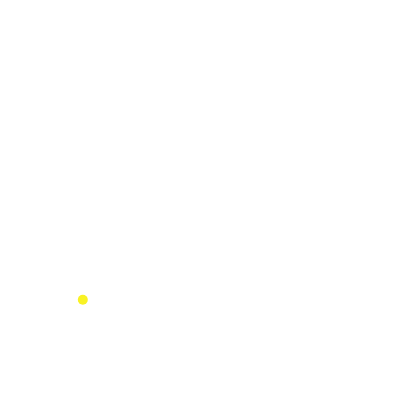
Frame 1 (no input)
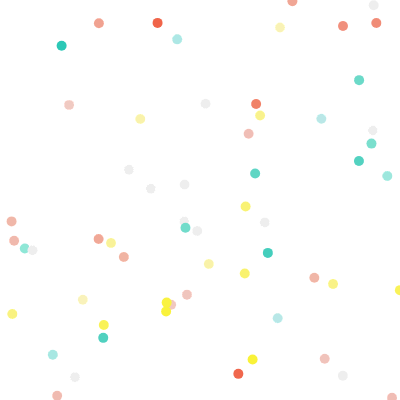
Frame 60 (no input)
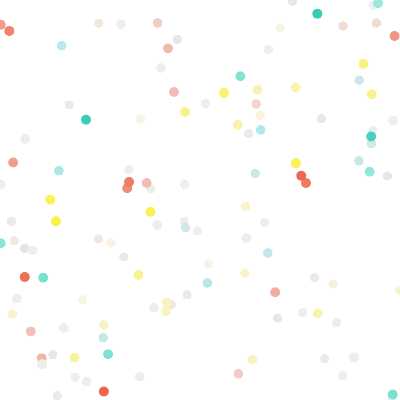
Frame 120 (the mouse pressed at the canvas centre since frame 60)

The p5.js sketch that drew these frames (run headless with seeded random() and noise() and a simulated clock; from frame 60 on, the mouse is pressed at the canvas centre):

// p5.js sketch
// ── sketch.js
// DM2008 — Activity 3a [Guided]
// Array Sampler (25 min)
//
// An array stores a list of values — here it's colors, but it could be
// sizes, positions, or anything else.
// Press any key to cycle through the array one item at a time.
//
// Try these:
// - Replace the colors with your own values (sizes, positions, text).
// - Use mousePressed() instead of keyPressed().
// - Use push() to add new items or splice() to remove them.
// - Loop through the whole array to draw all items at once.
//
// Stretch: visualize all items in the array simultaneously instead of one at a time.

let size = [10, 40, 100, 230, 500];
let palette = ["#f06449", "#24c6b3", "#f9f224", "#eeeeee"];
let currentIndexS = 0;
let currentIndexP = 0;

function setup() {
  createCanvas(400, 400);
  noStroke();
}

function draw() {
  background(220, 5);

  // Draw the ellipse using the current color in the array
  fill(random(palette));
  ellipse(random(0, 400), random(0, 400), size[currentIndexS]);
}

// Advance to the next color each time a key is pressed
function keyPressed() {
  currentIndexS++; // shorthand for currentIndex += 1
  currentIndexP++;

  // Wrap back to the start when we reach the end
  if (currentIndexP >= palette.length) {
    currentIndexP = 0;
  }
  if (currentIndexS >= size.length) {
    currentIndexS = 0;
  }
}
